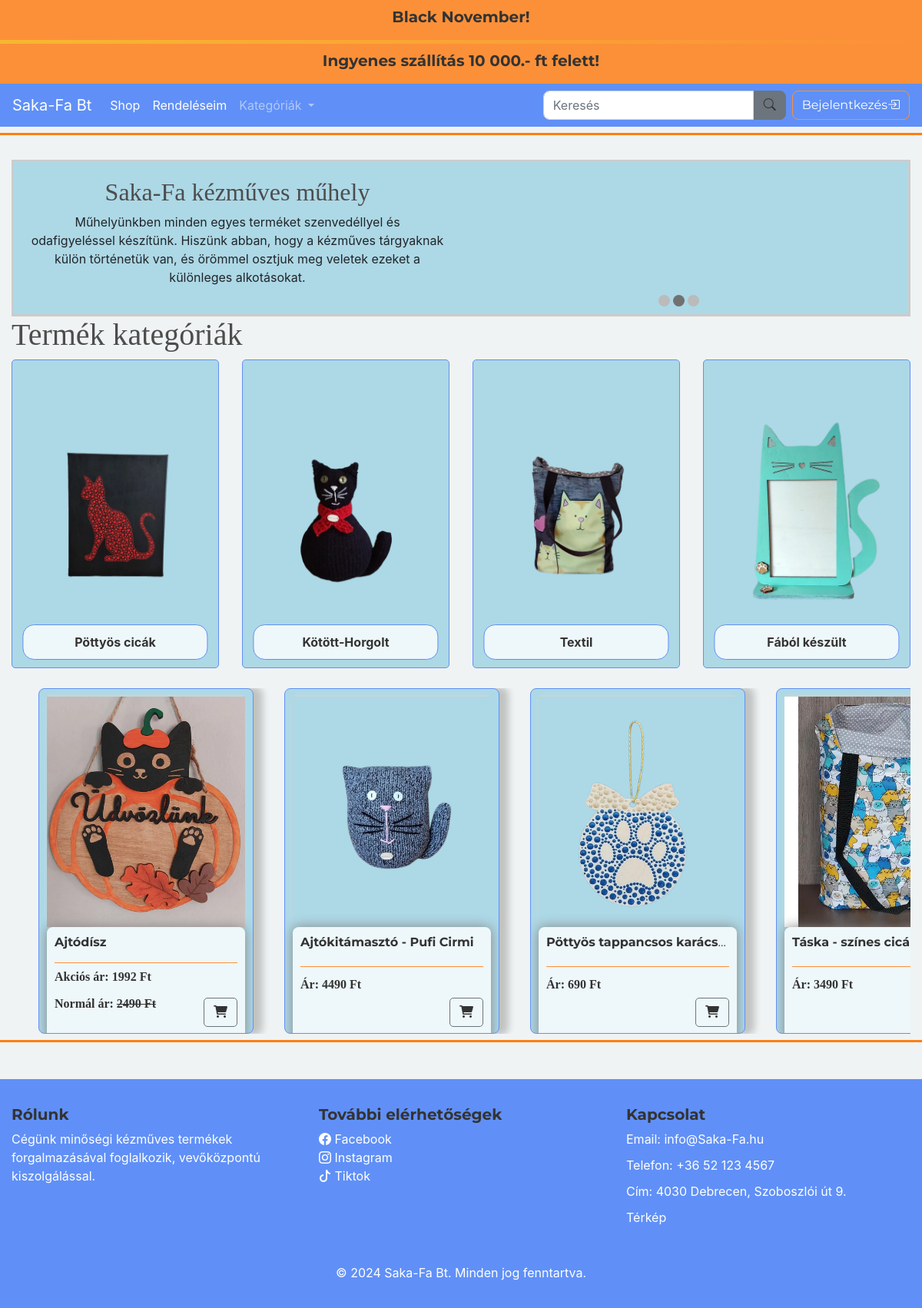
The page / on the database its author committed.
### store/models.py (models this page shows, shortened)
class TopBarText(models.Model):
    title = models.CharField(max_length=100, verbose_name="Cím")
    content = models.TextField(verbose_name="Szöveg")
    updated_at = models.DateTimeField(auto_now=True, verbose_name="Utolsó frissítés")

class Product(models.Model):
    CATEGORY_CHOICES = [
        ('option1', 'FÁBÓL KÉSZÜLT'),
        ('option2', 'KÖTÖTT-HORGOLT'),
        ('option3', 'PÖTTYÖSCICA'),
        ('option4', 'TEXTIL'),
    ]
    name = models.CharField(max_length=200)
    price = models.FloatField()
    discount_percentage = models.FloatField(default=0)  # Kedvezmény százalék mező
    image = models.ImageField(null=True, blank=True)
    description = models.TextField(blank=True)
    category = models.CharField(max_length=10, choices=CATEGORY_CHOICES, default='option1')
    class Meta:
        verbose_name = "Termék"
        verbose_name_plural = "Termékek"
    @property
    def imageURL(self):
        try:
            url = self.image.url
        except:
            url = ''
        return url
    @property
    def discounted_price(self):
        if self.discount_percentage > 0:
            discount_amount = (self.discount_percentage / 100) * self.price
            return round(self.price - discount_amount, 2)
        return self.price

### store/views.py (the view)
# urls.py: path('', views.index, name='index'),
def index(request):
    cart_data = cartData(request)  # Kosár adatok lekérdezése a cartData függvényből
    cartItems = cart_data['cartItems']  # Kosárban lévő tételek száma
    items = cart_data['items']  # Kosár tételek listája
    order = cart_data['order']  # Kosár összesített adatai
    cart_total = cart_data['cart_total']  # Kosár végösszegének lekérése
    products = Product.objects.all()
    topbar_texts = TopBarText.objects.all()
    context = {
        'products': products,
        'cartItems': cartItems,  # Kosárban lévő tételek száma
        'items': items,  # Kosár tételek listája
        'order': order,  # Kosár összesített adatai (pl. végösszeg)
        'cart_total' : cart_total,
        'topbar_texts' : topbar_texts,
    }
    return render(request, 'store/index.html', context)

### store/context_processors.py (called while the page is built)
def topbar_texts(request):
    return {
        'topbar_texts': TopBarText.objects.all()
    }

### store/templates/store/index.html (shortened to what this page needs)
{% extends "store/main.html" %}
{% load static %}
{% load markdown_extras %}
{% block content %}
<body class="background-index">
<div class="image-text-container">
    <div class="text-section">
        <h2>Saka-Fa kézműves műhely</h2>
        <p>Műhelyünkben minden egyes terméket szenvedéllyel és<br>
          odafigyeléssel készítünk. Hiszünk abban, hogy a kézműves tárgyaknak<br>
          külön történetük van, és örömmel osztjuk meg veletek ezeket a különleges alkotásokat.</p>
    </div>
    <div class="slideshow-container">
        <div class="dots-container">
          <span class="dot"></span>
          <span class="dot"></span>
          <span class="dot"></span>
        </div>
    </div>
</div>
<h1>Termék kategóriák</h1>
<div class="row">
    <div class="col-lg-3 col-md-6 col-sm-12">
        <div class="index_card">
            <a href="{% url 'filtered_products' %}?filter=pottos">
                <img src="{% static 'images/pottyos.png' %}">
                <div class="text-overlay">Pöttyös cicák</div>
            </a>
        </div>
    </div>
    <div class="col-lg-3 col-md-6 col-sm-12">
        <div class="index_card">
            <a href="{% url 'filtered_products' %}?filter=kotott">
                <img src="{% static 'images/kotott.png' %}">
                <div class="text-overlay">Kötött-Horgolt</div>
            </a>
        </div>
    </div>
    <div class="col-lg-3 col-md-6 col-sm-12">
        <div class="index_card">
            <a href="{% url 'filtered_products' %}?filter=textil">
                <img src="{% static 'images/textil.png' %}">
                <div class="text-overlay">Textil</div>
            </a>
        </div>
    </div>
    <div class="col-lg-3 col-md-6 col-sm-12">
        <div class="index_card">
            <a href="{% url 'filtered_products' %}?filter=FÁB">
                <img src="{% static 'images/fabol.png' %}">
                <div class="text-overlay">Fából készült</div>
            </a>
        </div>
    </div>
</div>
<div class="container scroll-container">
<div class="card-container">
    {% for product in products %}
    <div class="scroll-card">
        <div class="scroll-card-image">
            <a href="{% url 'product_detail' product.id %}">
                <img class="thumbnail" src="{{ product.imageURL }}" alt="{{ product.name }}">
            </a>
        </div>
        <div class="box-element">
            <h6 class="product-name"><strong>{{ product.name }}</strong></h6>
            <hr>
            <button data-product="{{ product.id }}" data-action="add" class="btn btn-outline-secondary add-btn update-cart btn-bottom-right" style="margin-bottom:10px;">
                <i class="fas fa-shopping-cart"></i>
            </button>
            <h4 style="display: inline-block; float: right;">
                <div class="product">
                    {% if product.discount_percentage > 0 %}
                        <p>Akciós ár: <strong>{{ product.discounted_price|floatformat:0 }} Ft</strong></p>
                        <p>Normál ár: <span style="text-decoration: line-through;">{{ product.price|floatformat:0 }} Ft</span></p>
                    {% else %}
                        <p>Ár: <strong>{{ product.price|floatformat:0 }} Ft</strong></p>
                    {% endif %}
                </div>
            </h4><br>
        </div>
    </div>
    {% endfor %}
</div>
</div>
</body>
{% endblock content %}

### store/templates/store/main.html (shortened to what this page needs)
<!DOCTYPE html>
{% load static %}
<html lang="hu">
<head>
    <link href="https://cdnjs.cloudflare.com/ajax/libs/bootstrap-icons/1.10.0/font/bootstrap-icons.min.css" rel="stylesheet">
    <link rel="stylesheet" href="https://cdnjs.cloudflare.com/ajax/libs/font-awesome/6.0.0-beta3/css/all.min.css">
    <link rel="stylesheet" href="https://stackpath.bootstrapcdn.com/bootstrap/4.4.1/css/bootstrap.min.css">
    <link rel="stylesheet" type="text/css" href="{% static 'css/main.css' %}">
</head>
<body>
    <div class="TopBar">
        <div class="container">
            <div class="row">
                <div class="col-12">
                    <div class="custom-banner marquee">
                        {% for text in topbar_texts %}
                            <h4>{{ text.title }}</h4>
                        {% endfor %}
                    </div>
                </div>
                <div class="animated-divider"></div>
                <div class="col-12">
                    <div class="custom-banner marquee">
                        {% for text in topbar_texts %}
                            <h4>{{ text.content }}</h4>
                        {% endfor %}
                    </div>
                </div>
            </div>
        </div>
    </div>
<nav class="navbar navbar-expand-lg navbar-dark bg-primary ">
    <a class="navbar-brand" href="{% url 'index' %}">Saka-Fa Bt</a>
    <div class="collapse navbar-collapse" id="navbarSupportedContent">
        <ul class="navbar-nav mr-auto">
            <li class="nav-item active">
                <a class="nav-link" href="{% url 'store' %}">Shop</a>
            </li>
            <li class="nav-item active">
                <a class="nav-link" href="{% url 'order_list' %}">Rendeléseim</a>
            </li>
            <li class="nav-item dropdown">
                <a class="nav-link dropdown-toggle" href="#" id="navbarDropdown" role="button" data-toggle="dropdown" aria-haspopup="true" aria-expanded="false">
                  Kategóriák
                </a>
              </li>
        </ul>
        <form class="d-flex align-items-center my-2 my-lg-0" method="GET" action="{% url 'search' %}">
            <input class="form-control mr-0" type="search" name="q" placeholder="Keresés" aria-label="Search">
            <button class="btn btn-secondary mr-2 custom-button" type="submit"><i class="bi bi-search" ></i></button>
        </form>
        <div class="form-inline my-2 my-lg-0">
            <div class="user-status" style="display: flex; align-items: center;">
                {% if user.is_authenticated %}
                <p class="user"><i class="bi bi-person"></i> </i>{{ user.username }}</p>
                    <form id="logout-form" method="POST" action="{% url 'logout' %}">
                        {% csrf_token %}
                        <button class="btn btn-outline-warning user-btn logout"><i class="bi bi-box-arrow-right"></i></button>
                    </form>
                {% else %}
                    <a href="{% url 'login' %}" class="btn btn-outline-warning user-btn login"></i>Bejelentkezés<i class="bi bi-box-arrow-in-right"></i></a>
                {% endif %}
            </div>
        </div>
    </div>
</nav>
<div class="separator"></div>
<div class="container">
    <br>
    {% block content %}
    {% endblock content %}
</div>
<div class="separator"></div>
<footer class="footer  text-white mt-5 py-4">
    <div class="container">
        <div class="row">
            <div class="col-lg-4 col-md-6 mb-4">
                <h4>Rólunk</h4>
                <p>Cégünk minőségi kézműves termékek forgalmazásával foglalkozik, vevőközpontú kiszolgálással.</p>
            </div>
            <div class="col-lg-4 col-md-6 mb-4">
                <h4>További elérhetőségek</h4>
                <ul class="list-unstyled">
                    <i class="bi bi-facebook"></i>  <a href="https://www.facebook.com" target="_blank">Facebook</a>
                    <br><i class="bi bi-instagram"></i>  <a href="https://www.instagram.com" target="_blank">Instagram</a><br>
                    <i class="bi bi-tiktok"></i>  <a href="https://www.tiktok.com" target="_blank">Tiktok</a>
                </ul>
            </div>
            <div class="col-lg-4 col-md-6 mb-4">
                <h4>Kapcsolat</h4>
                <p>Email: info@Saka-Fa.hu</p>
                <p>Telefon: +36 52 123 4567</p>
                <p>Cím: 4030 Debrecen, Szoboszlói út 9.</p>
                <a href=https://maps.app.goo.gl/HWCYh1pYbSjcLcac6 target="_blank">Térkép</a>
            </div>
        </div>
        <div class="text-center mt-4">
            <p>&copy; 2024 Saka-Fa Bt. Minden jog fenntartva.</p>
        </div>
    </div>
</footer>
</body>
</html>

### rows shown on the page
TopBarText: title "Black November!", content "Ingyenes szállítás 10 000.- ft felett!"
Product: imageURL (picture), name "Ajtódísz", discounted_price "1992", price "2490"
Product: imageURL (picture), name "Ajtókitámasztó - Pufi Cirmi", price "4490"
Product: imageURL (picture), name "Pöttyös tappancsos karács…", price "690"
Product: imageURL (picture), name "Táska - színes…", price "3490"
